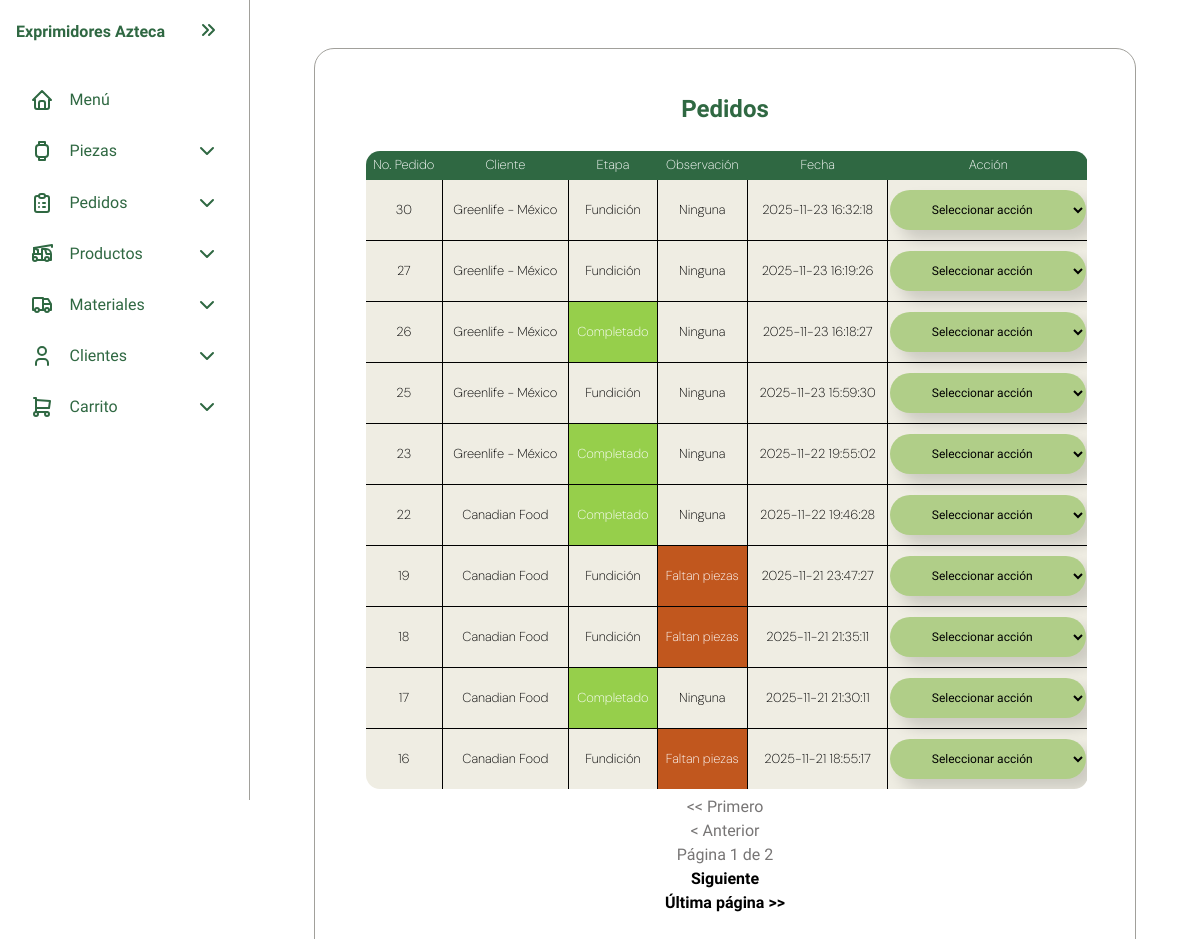
/pedidos.php?error=id_invalido, run on an earlier commit of the app's database.
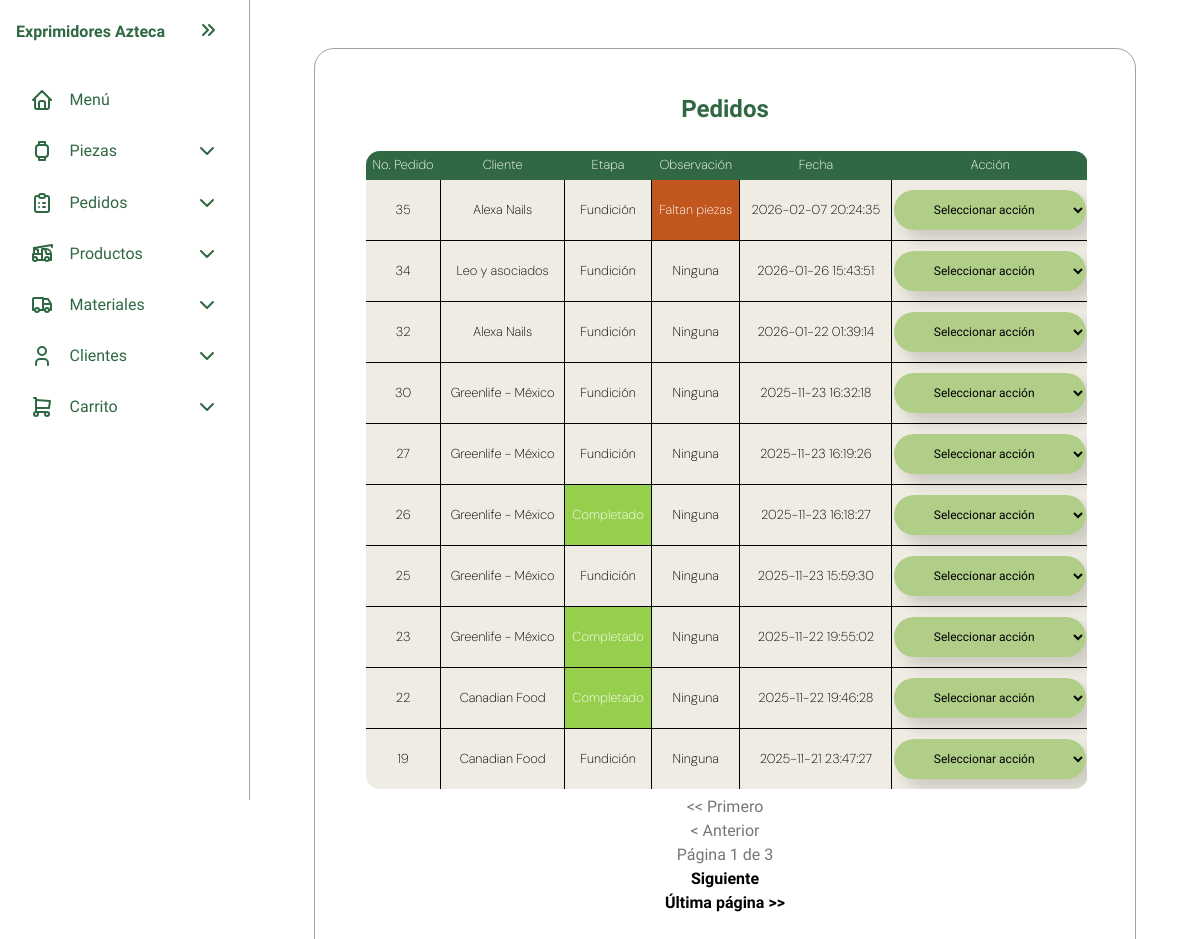
And on a later commit of the database.
### tables this page shows
CREATE TABLE IF NOT EXISTS `pedidos` (
  `id_pedido` int NOT NULL AUTO_INCREMENT,
  `id_cliente` int DEFAULT NULL,
  `fecha` datetime DEFAULT NULL,
  `etapa` varchar(30) DEFAULT NULL,
  `tipo_observacion` varchar(50) DEFAULT NULL,
  PRIMARY KEY (`id_pedido`),
  KEY `id_cliente` (`id_cliente`)
);

CREATE TABLE IF NOT EXISTS `empresas` (
  `id_empresa` int NOT NULL AUTO_INCREMENT,
  `id_cliente` int NOT NULL,
  `nombre` varchar(100) NOT NULL,
  `rfc` varchar(13) NOT NULL,
  `correo` varchar(100) NOT NULL,
  `telefono` varchar(20) NOT NULL,
  `activo` tinyint NOT NULL DEFAULT '1',
  PRIMARY KEY (`id_empresa`),
  UNIQUE KEY `id_cliente` (`id_cliente`)
);

### HTML/pedidos.php (the view, shortened to what this page needs)
<?php
include("../config/connection.php");
include("../assets/HTML/layout.php");
$PorPagina = 10;
$Pagina = isset($_GET['page']) && is_numeric($_GET['page']) ? intval($_GET['page']) : 1;
$offset = ($Pagina - 1) * $PorPagina;
$resultado = $conexion->query("SELECT COUNT(*) as total FROM pedidos");
$resultado_query = $resultado->fetch_assoc();
$total = intval($resultado_query["total"]);
$totalPaginas = max(1, ceil($total / $PorPagina));
$stmt = $conexion->prepare("SELECT pd.id_pedido AS no_pedido, e.nombre AS nombre_cliente, pd.etapa AS tipo_etapa, pd.tipo_observacion AS tipo_observ, pd.fecha AS fecha
FROM pedidos pd
JOIN empresas e ON e.id_cliente = pd.id_cliente
ORDER BY pd.fecha DESC LIMIT ? OFFSET ?");
$stmt->bind_param("ii", $PorPagina, $offset);
$stmt->execute();
$res = $stmt->get_result();
?>
<head>
</head>
<body>
    <div class="container">
        <h1> Pedidos </h1>
        <br>
    <div class="table_scroll">
        <table>
            <thead>
                <tr>
                    <th class="columnas"> No. Pedido </th>
                    <th class="columnas"> Cliente </th>
                    <th class="columnas"> Etapa </th>
                    <th class="columnas" id="observaciones"> Observación </th>
                    <th class="columnas"> Fecha </th>
                    <th class="columnas"> Acción </th>
                </tr>
            </thead>
            <tbody>
                <?php while ($row = $res->fetch_assoc()): ?>
                    <tr>
                        <td> <?php echo htmlspecialchars($row['no_pedido']); ?> </td>
                        <td> <?php echo htmlspecialchars($row['nombre_cliente']); ?> </td>
                        <td> <?php echo htmlspecialchars($row['tipo_etapa']); ?> </td>
                        <td> <?php echo htmlspecialchars($row['tipo_observ']); ?> </td>
                        <td> <?php echo htmlspecialchars($row['fecha']); ?> </td>
                        <td>
                            <select class="button_table" onchange="redirigir(this.value, <?php echo $row['no_pedido']; ?>)">
                                <option class="button_table" value="" disabled selected hidden> Seleccionar acción </option>
                            </select>
                        </td>
                    </tr>
                <?php endwhile; ?>
            </tbody>
        </table>
    </div>
    <div class="center_items">
        <?php if ($Pagina > 1) { ?>
            <a href="?page=1">
                <b><< Primero</b></a>
                    <a href="?page=<?php echo $Pagina - 1 ?>"><b>< Anterior</b></a>
                <?php }
                else if ($Pagina = 1){?>
                <p><< Primero</p>
                <p>< Anterior</p>
                <?php } ?>
                <p> Página <?php echo $Pagina; ?> de <?php echo $totalPaginas; ?></p>
                <?php
                if($Pagina == $totalPaginas){?>
                    <p>Siguiente</p>
                    <p>Última página >></p>
               <?php }
                 else if ($Pagina < $totalPaginas) {
                    ?>
                    <a href="?page=<?php echo $Pagina + 1; ?>"><b> Siguiente</b></a>
                    <a href="?page=<?php echo $totalPaginas; ?>"><b>Última página >></b> </a>
                <?php } ?>
    </div>
    </div>
</body>

What changed in the data, as far as the page shows it:
no longer on this page (row edited): pedidos: id_pedido "18", empresas.nombre "Canadian Food", etapa "Fundición", tipo_observacion "Faltan piezas", fecha "2025-11-21 21:35:11"
no longer on this page (row unchanged): pedidos: id_pedido "17", empresas.nombre "Canadian Food", etapa "Completado", tipo_observacion "Ninguna", fecha "2025-11-21 21:30:11"
no longer on this page (row edited): pedidos: id_pedido "16", empresas.nombre "Canadian Food", etapa "Fundición", tipo_observacion "Faltan piezas", fecha "2025-11-21 18:55:17"
added pedidos: id_pedido "35", empresas.nombre "Alexa Nails", etapa "Fundición", tipo_observacion "Faltan piezas", fecha "2026-02-07 20:24:35"
added pedidos: id_pedido "34", empresas.nombre "Leo y asociados", etapa "Fundición", tipo_observacion "Ninguna", fecha "2026-01-26 15:43:51"
added pedidos: id_pedido "32", empresas.nombre "Alexa Nails", etapa "Fundición", tipo_observacion "Ninguna", fecha "2026-01-22 01:39:14"
changed pedidos id 19: tipo_observacion "Faltan piezas" → "Ninguna"
Also different on the page:
$totalPaginas: "2" → "3"
